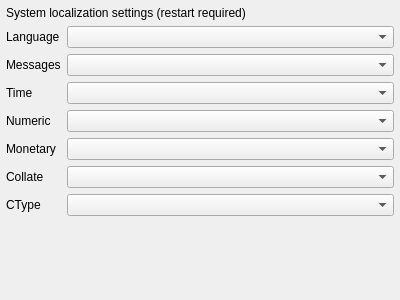
<?xml version="1.0" encoding="UTF-8"?>
<ui version="4.0">
 <class>page_session_locale</class>
 <widget class="QWidget" name="page_session_locale">
  <property name="geometry">
   <rect>
    <x>0</x>
    <y>0</y>
    <width>400</width>
    <height>300</height>
   </rect>
  </property>
  <property name="windowTitle">
   <string>Form</string>
  </property>
  <layout class="QFormLayout" name="formLayout">
   <property name="leftMargin">
    <number>6</number>
   </property>
   <property name="topMargin">
    <number>6</number>
   </property>
   <property name="rightMargin">
    <number>6</number>
   </property>
   <property name="bottomMargin">
    <number>6</number>
   </property>
   <item row="0" column="0" colspan="2">
    <widget class="QLabel" name="label_30">
     <property name="text">
      <string>System localization settings (restart required)</string>
     </property>
    </widget>
   </item>
   <item row="1" column="0">
    <widget class="QLabel" name="label_3">
     <property name="text">
      <string>Language</string>
     </property>
    </widget>
   </item>
   <item row="1" column="1">
    <widget class="QComboBox" name="combo_locale_lang"/>
   </item>
   <item row="2" column="0">
    <widget class="QLabel" name="label_4">
     <property name="text">
      <string>Messages</string>
     </property>
    </widget>
   </item>
   <item row="2" column="1">
    <widget class="QComboBox" name="combo_locale_message"/>
   </item>
   <item row="3" column="0">
    <widget class="QLabel" name="label_5">
     <property name="text">
      <string>Time</string>
     </property>
    </widget>
   </item>
   <item row="3" column="1">
    <widget class="QComboBox" name="combo_locale_time"/>
   </item>
   <item row="4" column="0">
    <widget class="QLabel" name="label_7">
     <property name="text">
      <string>Numeric</string>
     </property>
    </widget>
   </item>
   <item row="4" column="1">
    <widget class="QComboBox" name="combo_locale_numeric"/>
   </item>
   <item row="5" column="0">
    <widget class="QLabel" name="label_8">
     <property name="text">
      <string>Monetary</string>
     </property>
    </widget>
   </item>
   <item row="5" column="1">
    <widget class="QComboBox" name="combo_locale_monetary"/>
   </item>
   <item row="6" column="0">
    <widget class="QLabel" name="label_9">
     <property name="text">
      <string>Collate</string>
     </property>
    </widget>
   </item>
   <item row="6" column="1">
    <widget class="QComboBox" name="combo_locale_collate"/>
   </item>
   <item row="7" column="0">
    <widget class="QLabel" name="label_23">
     <property name="text">
      <string>CType</string>
     </property>
    </widget>
   </item>
   <item row="7" column="1">
    <widget class="QComboBox" name="combo_locale_ctype"/>
   </item>
  </layout>
 </widget>
 <resources/>
 <connections/>
</ui>
